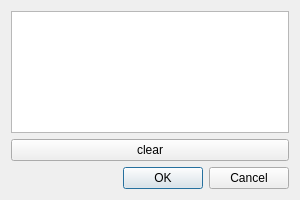
<?xml version="1.0" encoding="UTF-8"?>
<ui version="4.0">
 <class>HexViewWindow</class>
 <widget class="QDialog" name="HexViewWindow">
  <property name="geometry">
   <rect>
    <x>0</x>
    <y>0</y>
    <width>300</width>
    <height>200</height>
   </rect>
  </property>
  <property name="windowTitle">
   <string>ASCII Text...</string>
  </property>
  <layout class="QVBoxLayout" name="verticalLayout_2">
   <item>
    <widget class="QTextEdit" name="textEdit"/>
   </item>
   <item>
    <widget class="QPushButton" name="pushButton">
     <property name="text">
      <string>clear</string>
     </property>
    </widget>
   </item>
   <item>
    <widget class="QDialogButtonBox" name="buttonBox">
     <property name="orientation">
      <enum>Qt::Horizontal</enum>
     </property>
     <property name="standardButtons">
      <set>QDialogButtonBox::Cancel|QDialogButtonBox::Ok</set>
     </property>
    </widget>
   </item>
  </layout>
 </widget>
 <resources/>
 <connections>
  <connection>
   <sender>buttonBox</sender>
   <signal>accepted()</signal>
   <receiver>HexViewWindow</receiver>
   <slot>accept()</slot>
   <hints>
    <hint type="sourcelabel">
     <x>248</x>
     <y>254</y>
    </hint>
    <hint type="destinationlabel">
     <x>157</x>
     <y>274</y>
    </hint>
   </hints>
  </connection>
  <connection>
   <sender>buttonBox</sender>
   <signal>rejected()</signal>
   <receiver>HexViewWindow</receiver>
   <slot>reject()</slot>
   <hints>
    <hint type="sourcelabel">
     <x>316</x>
     <y>260</y>
    </hint>
    <hint type="destinationlabel">
     <x>286</x>
     <y>274</y>
    </hint>
   </hints>
  </connection>
 </connections>
</ui>
